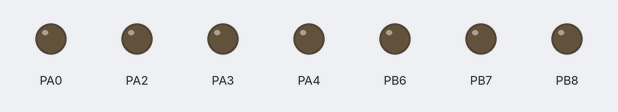
This sketch was run on a simulated STM32 Blue Pill. Parts: output pins drawn as LEDs (lit = HIGH).

Above: at 0.1 s.
At 1.1 s:
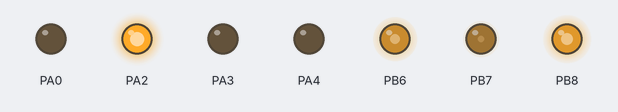
Timing chart, 0 to 2.6 s (numbered marks = the images above):
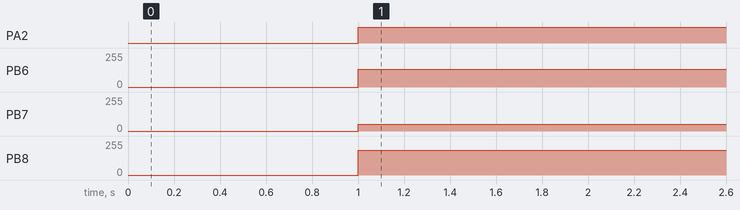

The sketch:

stm32_wheel_main.ino
```cpp
#define BAUD_RATE_STM32 9600
#define THRESHOLD 60

// motor1 supra
#define supra_1_pwm PB8 // fr
#define supra_1_sel PA2 // fr

// motor2 karisam
#define karisma_2_pwm PB7 // fl
#define karisma_2_sel PA3 // fl

// motor2 astrea
#define astrea_3_pwm PB6 // bl
#define astrea_3_sel PA4 // bl

#include <math.h>

#include "kineamtik.h"
#include "motor.h"
#include "rangkaBawah.h"

typedef enum ActionType {
	BTN_UP = 0,
	BTN_RIGHT,
	BTN_DOWN,
	BTN_LEFT,
	BTN_UNKNOWN
} ActionType;

typedef struct Action {
	ActionType action;
	int16_t lx;
	int16_t ly;
	int16_t rx;
	int16_t ry;
	bool sendStick;
} Action;

enum Rotation {
  MODE_FRONT,
  MODE_BACK,
  MODE_IDLE
};

Motor motor1(supra_1_sel, supra_1_pwm);
Motor motor2(karisma_2_sel, karisma_2_pwm);
Motor motor3(astrea_3_sel, astrea_3_pwm);

double degree1 = 30 * PI/180;
double degree2 = 150 * PI/180;
double degree3 = 270 * PI/180;
int PWM = 3085;

float alpha, vx, vy, hipodesa;

float v1, v2, v3;

Action action;
Kinematik kinematik;
RangkaBawah rb;

int normalize(int16_t value) {
	return map(value, 0, 225, -127, 127);
}

void setup() {
  Serial.begin(115200);
  Serial1.begin(BAUD_RATE_STM32);
  Motor::PWM(20000, 12);
  rb = RangkaBawah(
    supra_1_sel, supra_1_pwm,
    karisma_2_sel, karisma_2_pwm,
    astrea_3_sel, astrea_3_pwm
  );
}

void loop() {
  // if(Serial1.available() > 0) {
    String data = Serial1.readStringUntil('\n');
    // Serial.println(data);
    sscanf(data.c_str(), "| %d | %d | %d | %d |", &action.lx, &action.ly, &action.rx, &action.ry);

    float LX = normalize(action.lx);
    float LY = normalize(action.ly);
    float RX = normalize(action.rx);

    if(RX < THRESHOLD && RX > -60) RX = 0;

    alpha = atan2(LY, LX);
    if(fabs(LX) < 60 && fabs(LY) < 60) {
      vx = 0;
      vy = 0;
    } else {
      vx = PWM * cos(alpha);
      vy = PWM * sin(alpha) * -1;
    }

    // v1 = kinematik.inverseKinematik(alpha, vx, vy);
    // v2 = kinematik.inverseKinematik(alpha, vx, vy);
    // v3 = kinematik.inverseKinematik(alpha, vx, vy);

    v1 = kinematik.inverseKinematik(degree1, vx, vy);
    v2 = kinematik.inverseKinematik(degree2, vx, vy);
    v3 = kinematik.inverseKinematik(degree3, vx, vy);

    // Serial.printf("v1: %f, v2: %f, v3: %f\n", v1, v2, v3);

    rb.moveRobot(v1, v2, v3);

  // }
}
```

kineamtik.cpp
```cpp
#include "kineamtik.h"
#include "motor.h"

Kinematik::Kinematik() {}
```

kineamtik.h
```cpp
#ifndef KINEMATIK_H
#define KINEMATIK_H

#include <math.h>

class Kinematik {
  private:
    float alpha, vx, vy;
  public:
    Kinematik();
    float inverseKinematik(float alpha, float vx, float vy) {
      return (-sin(alpha) * vx) + (cos(alpha) * vy);
    }
};

#endif
```

motor.h
```cpp
#ifndef MOTOR_H
#define MOTOR_H

class Motor {
  private:
    int pwm_pin;
    int selector_pin;
  public:
    Motor(int SEL_PIN, int PWN_PIN);
    static void PWM(int freq = 20000, int res = 12);

    void CW(int PWM_VALUE);
    void CCW(int PWM_VALUE);
    void STOP();
};

#endif
```

motor.ino
```cpp
#include "motor.h"

void Motor::PWM(int freq, int res) {
  analogWriteResolution(res);
  analogWriteFrequency(freq);
}

Motor::Motor(int SEL_PIN, int PWN_PIN) {
  this->pwm_pin = PWN_PIN;
  this->selector_pin = SEL_PIN;

  pinMode(this->pwm_pin, OUTPUT);
  pinMode(this->selector_pin, OUTPUT);
  analogWrite(this->pwm_pin, 0);
}

void Motor::CW(int PWM_VALUE) {
  digitalWrite(this->selector_pin, HIGH);
  analogWrite(this->pwm_pin, PWM_VALUE);
}

void Motor::CCW(int PWM_VALUE) {
  digitalWrite(this->selector_pin, LOW);
  analogWrite(this->pwm_pin, PWM_VALUE);
}

void Motor::STOP() {
  analogWrite(this->pwm_pin, 0);
}
```

rangkaBawah.cpp
```cpp
#include "rangkaBawah.h"
#include <cmath>

RangkaBawah::RangkaBawah(): motor1(0, 0), motor2(0,0), motor3(0,0) {}
RangkaBawah::RangkaBawah(
  int sel_1, int pwm_1,
  int sel_2, int pwm_2,
  int sel_3, int pwm_3
): motor1(sel_1, pwm_1),
   motor2(sel_2, pwm_2),
   motor3(sel_3, pwm_3)
{}

void RangkaBawah::moveRobot(float v_w1, float v_w2, float v_w3) {
  if(v_w1 > 0) {
    motor1.CW(static_cast<uint16_t>(fabs(v_w1)));
  } else if(v_w1 < 0) {
    motor1.CCW(static_cast<uint16_t>(fabs(v_w1)));
  } else {
    motor1.STOP();
  }

  if(v_w2 > 0) {
    motor2.CW(static_cast<uint16_t>(fabs(v_w2)));
  } else if(v_w2 < 0) {
    motor2.CCW(static_cast<uint16_t>(fabs(v_w2)));
  } else {
    motor2.STOP();
  }

  if(v_w3 > 0) {
    motor3.CW(static_cast<uint16_t>(fabs(v_w3)));
  } else if(v_w3 < 0) {
    motor3.CCW(static_cast<uint16_t>(fabs(v_w3)));
  } else {
    motor3.STOP();
  }
}
```

rangkaBawah.h
```cpp
#ifndef RANGKA_BAWAH_H
#define RANGKA_BAWAH_H

#include <cstdint>
#include "motor.h"

using namespace std;

class RangkaBawah {
  private:
    Motor motor1;
    Motor motor2;
    Motor motor3;
  public:
    RangkaBawah();
    RangkaBawah(
      int sel_1, int pwm_1,
      int sel_2, int pwm_2,
      int sel_3, int pwm_3
    );

    void moveRobot(float v_w1, float v_w2, float v_w3);
};

#endif
```

Measured:
- by itself, PA2: LOW → HIGH at 1.0 s
- by itself, PB6: 0/255 → 135/255 at 1.0 s
- by itself, PB7: 0/255 → 49/255 at 1.0 s
- by itself, PB8: 0/255 → 185/255 at 1.0 s
